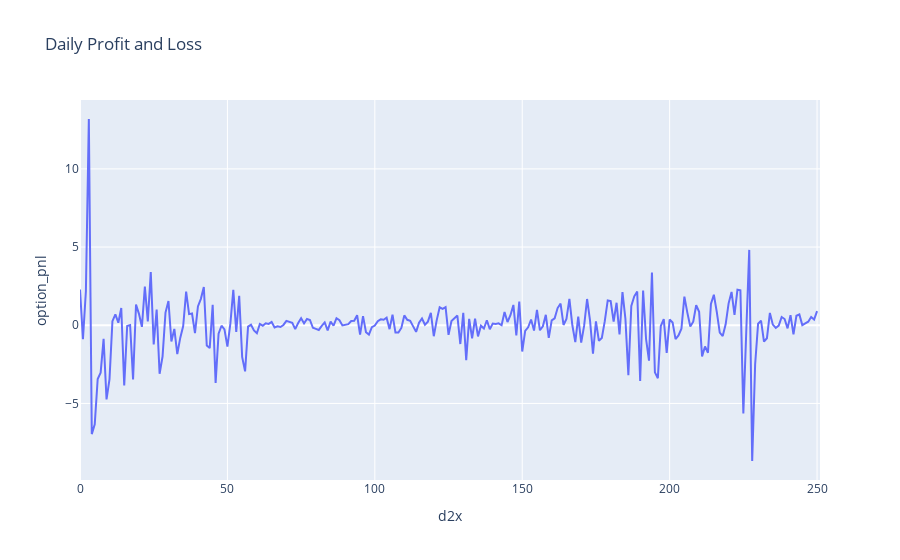

Here is the notebook cell this chart was saved with:
### Code cell
fig = px.line(df_path, x='d2x', y='option_pnl', title = "Daily Profit and Loss")
fig.show()

### Figure 1 — Plotly figure (JSON) as saved in the notebook; plotly's stock layout.template omitted (floating-point values rounded to 4 significant figures; data arrays with more than 128 entries replaced by an {"elided": "..."} marker saying what was removed)
{"data": [{"hovertemplate": "d2x=%{x}<br>option_pnl=%{y}<extra></extra>", "legendgroup": "", "line": {"color": "#636efa", "dash": "solid"}, "marker": {"symbol": "circle"}, "mode": "lines", "name": "", "orientation": "v", "showlegend": false, "type": "scatter", "x": {"elided": "252 int values"}, "xaxis": "x", "y": {"elided": "252 float values"}, "yaxis": "y"}], "layout": {"legend": {"tracegroupgap": 0}, "title": {"text": "Daily Profit and Loss"}, "xaxis": {"anchor": "y", "domain": [0, 1], "title": {"text": "d2x"}}, "yaxis": {"anchor": "x", "domain": [0, 1], "title": {"text": "option_pnl"}}}}
